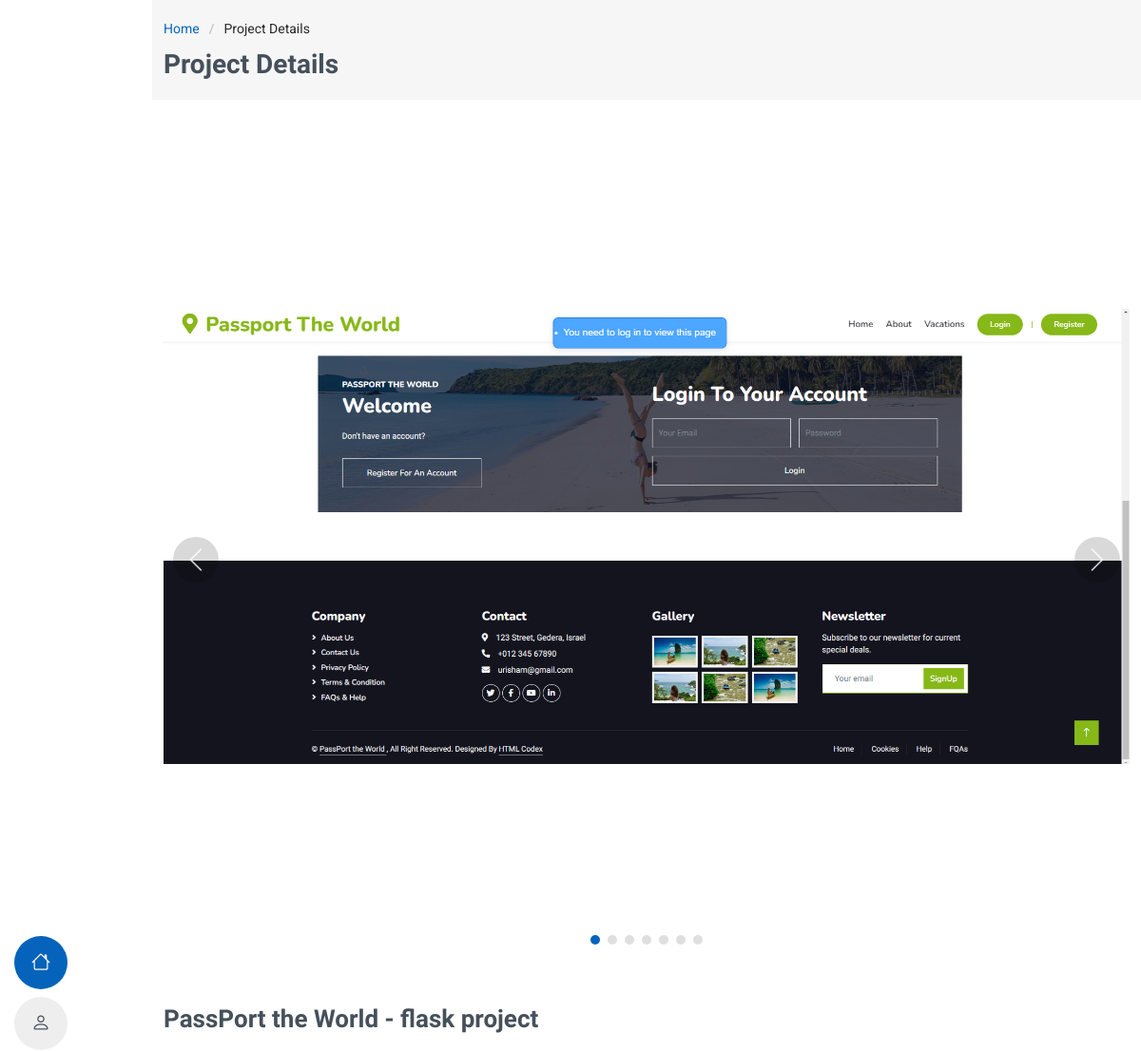
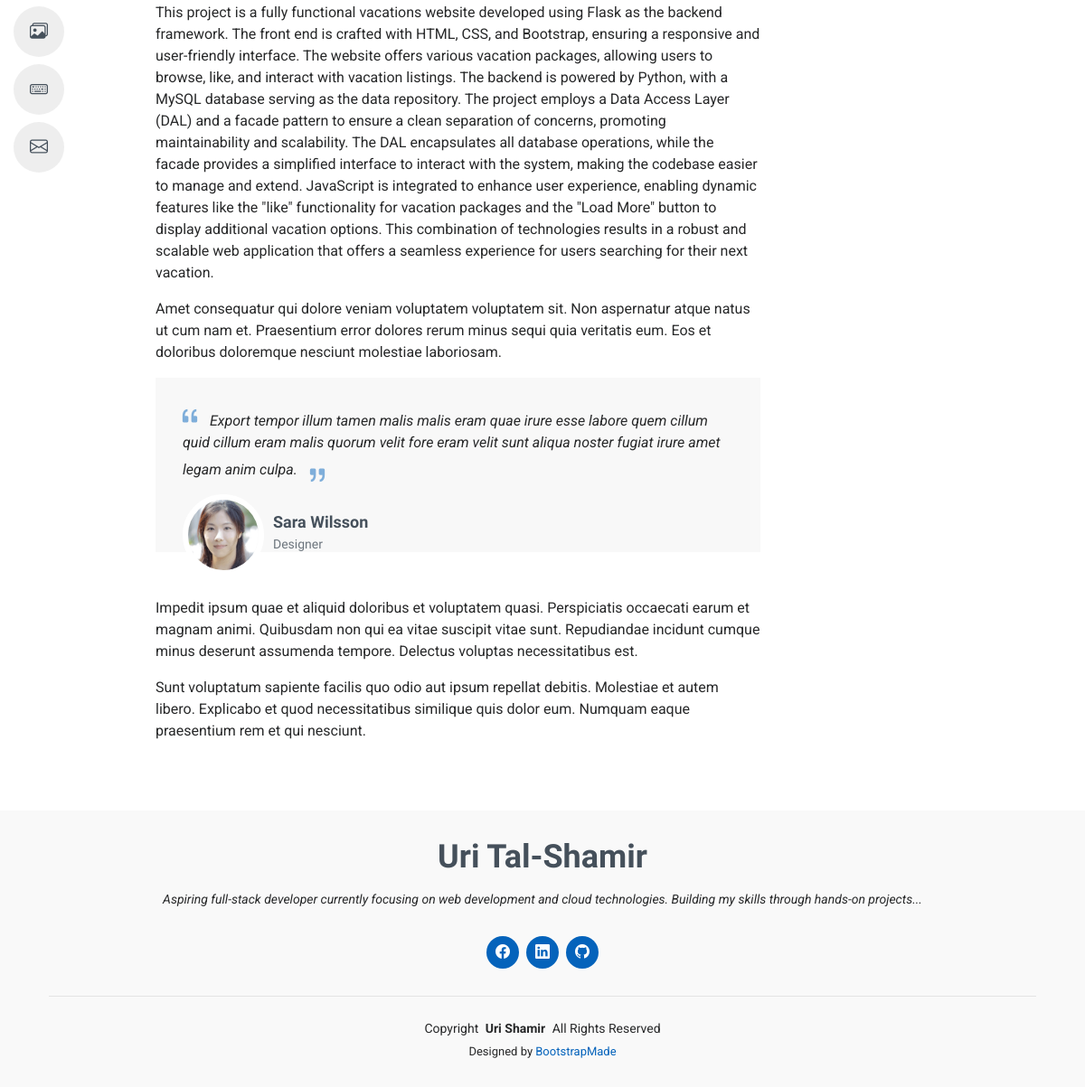
The app's page /project/3 with its own data (2 pictures, top to bottom).
### main/models.py (models this page shows, shortened)
class ProjectImage(models.Model):
    project = models.ForeignKey(Project, related_name="images", on_delete=models.CASCADE)
    image = models.ImageField(upload_to="project_images/")

class Project(models.Model):
    title = models.CharField(max_length=200)
    description = models.TextField()
    tags = models.ManyToManyField(Tag, related_name="projects")
    link = models.URLField(max_length=200, blank=True)

### main/views.py (the view)
# urls.py: path("project/<int:id>", views.project, name="project"),
def project(request, id):
    project = get_object_or_404(Project, pk=id)
    images = project.images.all()
    random_image = images.order_by("?").first() if images.exists() else None
    context = {
        'project': project,
        'random_image': random_image,
        "images": images
    }
    return render(request, "project.html", context)

### main/templates/project.html (shortened to what this page needs)
{% extends 'index.html' %}
{% load static %}
{% block content %}
<body class="portfolio-details-page">
<div class="page-title" data-aos="fade">
    <div class="container">
        <nav class="breadcrumbs">
            <ol>
                <li><a href="{% url 'home' %}">Home</a></li>
                <li class="current">Project Details</li>
            </ol>
        </nav>
        <h1>Project Details</h1>
    </div>
</div>
<section id="portfolio-details" class="portfolio-details section">
    <div class="container" data-aos="fade-up">
        <div class="portfolio-details-slider swiper init-swiper">
            <div class="swiper-wrapper align-items-center">
                {% for image in project.images.all %}
                <div class="swiper-slide">
                    <img src="{{ image.image.url }}" alt="Project Image">
                </div>
                {% endfor %}
            </div>
            <div class="swiper-button-prev"></div>
            <div class="swiper-button-next"></div>
            <div class="swiper-pagination"></div>
        </div>
        <div class="row justify-content-between gy-4 mt-4">
            <div class="col-lg-8" data-aos="fade-up">
                <div class="portfolio-description">
                    <h2>{{ project.title }}</h2>
                    <p>
                        {{ project.description }}
                    </p>
                    <p>
                        Amet consequatur qui dolore veniam voluptatem voluptatem sit. Non aspernatur atque natus ut
                        cum nam et. Praesentium error dolores rerum minus sequi quia veritatis eum. Eos et doloribus
                        doloremque nesciunt molestiae laboriosam.
                    </p>
                    <div class="testimonial-item">
                        <p>
                            <i class="bi bi-quote quote-icon-left"></i>
                            <span>Export tempor illum tamen malis malis eram quae irure esse labore quem cillum quid cillum eram malis quorum velit fore eram velit sunt aliqua noster fugiat irure amet legam anim culpa.</span>
                            <i class="bi bi-quote quote-icon-right"></i>
                        </p>
                        <div>
                            <img src="../assets/img/testimonials/testimonials-2.jpg" class="testimonial-img" alt="">
                            <h3>Sara Wilsson</h3>
                            <h4>Designer</h4>
                        </div>
                    </div>
                    <p>
                        Impedit ipsum quae et aliquid doloribus et voluptatem quasi. Perspiciatis occaecati earum et
                        magnam animi. Quibusdam non qui ea vitae suscipit vitae sunt. Repudiandae incidunt cumque
                        minus deserunt assumenda tempore. Delectus voluptas necessitatibus est.
                    </p>
                    <p>
                        Sunt voluptatum sapiente facilis quo odio aut ipsum repellat debitis. Molestiae et autem
                        libero. Explicabo et quod necessitatibus similique quis dolor eum. Numquam eaque praesentium
                        rem et qui nesciunt.
                    </p>
                </div>
            </div>
            <div class="col-lg-3" data-aos="fade-up" data-aos-delay="100">
            </div>
        </div>
    </div>
</section>
{% endblock %}

### static/css/main.css (style rules this page uses)
:root { --default-font: "Roboto", system-ui, -apple-system, "Segoe UI", Roboto, "Helvetica Neue", Arial, "Noto Sans", "Liberation Sans", sans-serif, "Apple Color Emoji", "Segoe UI Emoji", "Segoe UI Symbol", "Noto Color Emoji"; --heading-font: "Raleway", sans-serif; --nav-font: "Poppins", sans-serif; }
:root { --background-color: #ffffff; --default-color: #272829; --heading-color: #45505b; --accent-color: #0563bb; --surface-color: #ffffff; --contrast-color: #ffffff; }
:root { --nav-color: #45505b; --nav-hover-color: #0563bb; --nav-mobile-background-color: #ffffff; --nav-dropdown-background-color: #ffffff; --nav-dropdown-color: #212529; --nav-dropdown-hover-color: #0563bb; }
:root { scroll-behavior: smooth; }
body { color: var(--default-color); background-color: var(--background-color); font-family: var(--default-font); }
a { color: var(--accent-color); text-decoration: none; transition: 0.3s; }
h1, h2, h3, h4, h5, h6 { color: var(--heading-color); font-family: var(--heading-font); }
.page-title { --background-color: color-mix(in srgb, var(--default-color), transparent 96%); color: var(--default-color); background-color: var(--background-color); padding: 20px 0; position: relative; }
.page-title h1 { font-size: 28px; font-weight: 700; margin: 0; }
.page-title .breadcrumbs ol { display: flex; flex-wrap: wrap; list-style: none; padding: 0 0 10px 0; margin: 0; font-size: 14px; font-weight: 400; }
.page-title .breadcrumbs ol li + li { padding-left: 10px; }
.page-title .breadcrumbs ol li + li::before { content: "/"; display: inline-block; padding-right: 10px; color: color-mix(in srgb, var(--default-color), transparent 70%); }
section, .section { color: var(--default-color); background-color: var(--background-color); padding: 60px 0; overflow: clip; }
.portfolio-details .portfolio-details-slider img { width: 100%; }
.portfolio-details .swiper-wrapper { height: auto; }
.portfolio-details .swiper-button-prev, .portfolio-details .swiper-button-next { width: 48px; height: 48px; }
.portfolio-details .swiper-button-prev:after, .portfolio-details .swiper-button-next:after { color: rgba(255, 255, 255, 0.8); background-color: rgba(0, 0, 0, 0.15); font-size: 24px; border-radius: 50%; width: 48px; height: 48px; display: flex; align-items: center; justify-content: center; transition: 0.3s; }
.portfolio-details .swiper-pagination { margin-top: 20px; position: relative; }
.portfolio-details .portfolio-description h2 { font-size: 26px; font-weight: 700; margin-bottom: 20px; }
.portfolio-details .portfolio-description p { padding: 0; }
.portfolio-details .portfolio-description .testimonial-item { padding: 30px 30px 0 30px; position: relative; background: color-mix(in srgb, var(--default-color), transparent 97%); margin-bottom: 50px; }
.portfolio-details .portfolio-description .testimonial-item .testimonial-img { width: 90px; border-radius: 50px; border: 6px solid var(--background-color); float: left; margin: 0 10px 0 0; }
.portfolio-details .portfolio-description .testimonial-item h3 { font-size: 18px; font-weight: bold; margin: 15px 0 5px 0; padding-top: 20px; }
.portfolio-details .portfolio-description .testimonial-item h4 { font-size: 14px; color: #6c757d; margin: 0; }
.portfolio-details .portfolio-description .testimonial-item .quote-icon-left, .portfolio-details .portfolio-description .testimonial-item .quote-icon-right { color: color-mix(in srgb, var(--accent-color), transparent 50%); font-size: 26px; line-height: 0; }
.portfolio-details .portfolio-description .testimonial-item .quote-icon-left { display: inline-block; left: -5px; position: relative; }
.portfolio-details .portfolio-description .testimonial-item .quote-icon-right { display: inline-block; right: -5px; position: relative; top: 10px; transform: scale(-1, -1); }
.portfolio-details .portfolio-description .testimonial-item p { font-style: italic; margin: 0 0 15px 0 0 0; padding: 0; }
.swiper-slide { width: 100%; height: 800px; display: flex; justify-content: center; align-items: center; }
.swiper-slide img { max-width: 100%; max-height: 100%; object-fit: cover; }

### records on screen
ProjectImage: image (picture)
Project: title "PassPort the World - flask project", description "This project is a fully functional vacations website developed using Flask as the backend framework. The front end is crafted with HTML, CSS, and Bootstrap, ensuring a responsive and user-friendly interface. The website offers various vacation packages, allowing users to browse, like, and interact with vacation listings. The backend is powered by Python, with a MySQL database serving as the data repository. The project employs a Data Access Layer (DAL) and a facade pattern to ensure a clean separation of concerns, promoting maintainability and scalability. The DAL encapsulates all database operations, while the facade provides a simplified interface to interact with the system, making the…"
